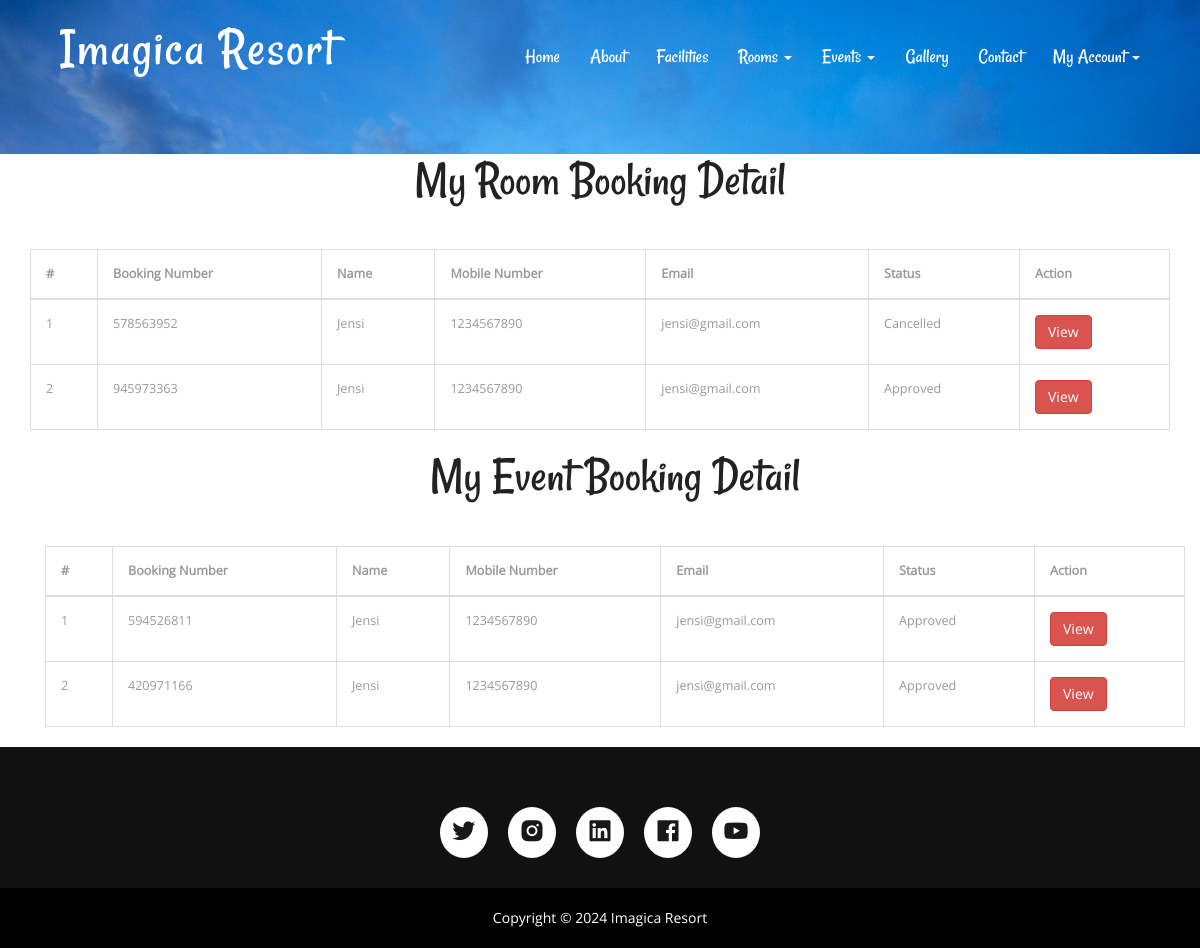
Screenshot of /my-booking.php (signed in) with the database file from the repository.
### tables this page shows
CREATE TABLE `tblbooking` (
  `ID` int(10) NOT NULL,
  `RoomId` int(5) DEFAULT NULL,
  `BookingNumber` varchar(120) DEFAULT NULL,
  `UserID` int(5) NOT NULL,
  `IDType` varchar(120) DEFAULT NULL,
  `Gender` varchar(50) DEFAULT NULL,
  `Address` mediumtext DEFAULT NULL,
  `CheckinDate` varchar(200) DEFAULT NULL,
  `CheckoutDate` varchar(200) DEFAULT NULL,
  `BookingDate` timestamp NULL DEFAULT current_timestamp(),
  `Remark` varchar(50) DEFAULT NULL,
  `Status` varchar(50) DEFAULT NULL,
  `UpdationDate` timestamp NULL DEFAULT NULL ON UPDATE current_timestamp(),
  `payment` varchar(20) DEFAULT NULL COMMENT 'unpaid/paid '
);

CREATE TABLE `tbluser` (
  `ID` int(10) NOT NULL,
  `FullName` varchar(200) DEFAULT NULL,
  `MobileNumber` bigint(10) DEFAULT NULL,
  `Email` varchar(120) DEFAULT NULL,
  `Password` varchar(120) DEFAULT NULL,
  `RegDate` timestamp NULL DEFAULT current_timestamp()
);

CREATE TABLE `tbleventbooking` (
  `ID` int(10) NOT NULL,
  `EventID` int(5) DEFAULT NULL,
  `BookingNumber` varchar(120) DEFAULT NULL,
  `UserId` int(5) NOT NULL,
  `IDType` varchar(120) DEFAULT NULL,
  `Address` mediumtext DEFAULT NULL,
  `CheckinDate` varchar(200) DEFAULT NULL,
  `CheckoutDate` varchar(200) DEFAULT NULL,
  `BookingDate` timestamp NOT NULL DEFAULT current_timestamp() ON UPDATE current_timestamp(),
  `Remark` varchar(50) DEFAULT NULL,
  `Status` varchar(50) DEFAULT NULL,
  `Time` datetime DEFAULT NULL,
  `payment` varchar(20) NOT NULL COMMENT 'unpaid/Paid'
);

### my-booking.php (the view, shortened to what this page needs)
<?php
include('includes/dbconnection.php');
if (strlen($_SESSION['hbmsuid']==0)) {
  header('location:logout.php');
  } else{
?>
<!DOCTYPE HTML>
<html>
<head>
<link href="css/bootstrap.css" rel="stylesheet" type="text/css" media="all">
<link href="css/style.css" rel="stylesheet" type="text/css" media="all" />
</head>
<body>
			<div class="header head-top">
				<div class="container">
	<?php include_once('includes/header.php');?>
		</div>
</div>
	<div class="typography">
			<div class="container">
				<div class="typography-info">
					<h2 class="type">My Room Booking Detail</h2>
				</div>
				<div class="bs-docs-example">
					<table class="table table-bordered">
						<thead>
							<tr>
								<th>#</th>
								<th>Booking Number</th>
								<th>Name</th>
								<th>Mobile Number</th>
								<th>Email</th>
								<th>Status</th>
								<th>Action</th>
							</tr>
						</thead>
						<tbody>
							<?php
                                            $uid= $_SESSION['hbmsuid'];
$sql="SELECT tbluser.*,tblbooking.BookingNumber,tblbooking.Status,tblbooking.ID as bid from tblbooking join tbluser on tblbooking.UserID=tbluser.ID where UserID=:uid";
$query = $dbh -> prepare($sql);
$query-> bindParam(':uid', $uid, PDO::PARAM_STR);
$query->execute();
$results=$query->fetchAll(PDO::FETCH_OBJ);
$cnt=1;
if($query->rowCount() > 0)
{
foreach($results as $row)
{               ?>
							<tr>
								<td><?php echo htmlentities($cnt);?></td>
								<td><?php  echo htmlentities($row->BookingNumber);?></td>
								<td><?php  echo htmlentities($row->FullName);?></td>
								<td><?php  echo htmlentities($row->MobileNumber);?></td>
								<td><?php  echo htmlentities($row->Email);?></td>
								<?php if($row->Status==""){ ?>
                     <td><?php echo "Still Pending"; ?></td>
<?php } else { ?>                  <td><?php  echo htmlentities($row->Status);?>
                  </td>
                  <?php } ?>
							 <td><a href="view-application-detail.php?viewid=<?php echo htmlentities ($row->bid);?>" class="btn btn-danger">View</a>
                                                    </td>
							</tr>
							<?php $cnt=$cnt+1;}} ?>
						</tbody>
					</table>
				</div>
				<div class="container">
				<div class="typography-info">
					<h2 class="type">My Event Booking Detail</h2>
				</div>
				<div class="bs-docs-example">
					<table class="table table-bordered">
						<thead>
							<tr>
								<th>#</th>
								<th>Booking Number</th>
								<th>Name</th>
								<th>Mobile Number</th>
								<th>Email</th>
								<th>Status</th>
								<th>Action</th>
							</tr>
						</thead>
						<tbody>
							<?php
                                            $uid= $_SESSION['hbmsuid'];
$sql="SELECT tbluser.*,tbleventbooking.BookingNumber,tbleventbooking.Status,tbleventbooking.ID as bid from tbleventbooking join tbluser on tbleventbooking.UserID=tbluser.ID where UserID=:uid";
$query = $dbh -> prepare($sql);
$query-> bindParam(':uid', $uid, PDO::PARAM_STR);
$query->execute();
$results=$query->fetchAll(PDO::FETCH_OBJ);
$cnt=1;
if($query->rowCount() > 0)
{
foreach($results as $row)
{               ?>
							<tr>
								<td><?php echo htmlentities($cnt);?></td>
								<td><?php  echo htmlentities($row->BookingNumber);?></td>
								<td><?php  echo htmlentities($row->FullName);?></td>
								<td><?php  echo htmlentities($row->MobileNumber);?></td>
								<td><?php  echo htmlentities($row->Email);?></td>
								<?php if($row->Status==""){ ?>
                     <td><?php echo "Still Pending"; ?></td>
<?php } else { ?>                  <td><?php  echo htmlentities($row->Status);?>
                  </td>
                  <?php } ?>
							 <td><a href="ev_view-application-detail.php?viewid=<?php echo htmlentities ($row->bid);?>" class="btn btn-danger">View</a>
                                                    </td>
							</tr>
							<?php $cnt=$cnt+1;}} ?>
						</tbody>
					</table>
				</div>
</div>
	</div>
			</div>
				<?php include_once('includes/footer.php');?>
</body>
</html><?php }  ?>

### css/style.css (style rules this page uses)
body a { transition:0.5s all; -webkit-transition:0.5s all; -moz-transition:0.5s all; -o-transition:0.5s all; -ms-transition:0.5s all; }
h1,h2,h3,h4,h5,h6 { padding:0 0; margin:0 0; }
body { padding:0 0; margin:0 0; font-family: 'OpenSans-Regular' }
.header { background:url(../images/b1.jpg) no-repeat 0px 0px; background-size:cover; -webkit-background-size: cover; -moz-background-size: cover; -o-background-size: cover; -ms-background-size: cover; min-height:764px; padding-bottom: 4em; }
.head-top { min-height: 115px !important; }
.typography-info { text-align: center; margin-bottom: 3em; }
h2.type { font-size: 3.5em; text-transform: capitalize; font-family: 'Rancho-Regular'; color: #222; }
.typography { padding: 0em 0; }
.table > thead > tr > th, .table > tbody > tr > th, .table > tfoot > tr > th, .table > thead > tr > td, .table > tbody > tr > td, .table > tfoot > tr > td { border-top: none !important; }
.bs-docs-example { color: black; margin: 1em 0; }
.table td, .table>tbody>tr>td, .table>tbody>tr>th, .table>tfoot>tr>td, .table>tfoot>tr>th, .table>thead>tr>td, .table>thead>tr>th { padding: 15px!important; }
.table > thead > tr > th, .table > tbody > tr > th, .table > tfoot > tr > th, .table > thead > tr > td, .table > tbody > tr > td, .table > tfoot > tr > td { font-size: 0.9em; color: #999; border-top: none !important; }
@media (max-width:1440px) { .header { min-height: 679px; } }
@media (max-width:1366px) { .header { min-height: 652px; } }
@media (max-width:1280px) { .header { min-height: 602px; } }

### rows the page displays
tblbooking: BookingNumber "578563952", UserID.FullName "Jensi", UserID.MobileNumber "1234567890", UserID.Email "jensi@gmail.com", Status "Cancelled"
tblbooking: BookingNumber "945973363", UserID.FullName "Jensi", UserID.MobileNumber "1234567890", UserID.Email "jensi@gmail.com", Status "Approved"
tbleventbooking: BookingNumber "594526811", UserId.FullName "Jensi", UserId.MobileNumber "1234567890", UserId.Email "jensi@gmail.com", Status "Approved"
tbleventbooking: BookingNumber "420971166", UserId.FullName "Jensi", UserId.MobileNumber "1234567890", UserId.Email "jensi@gmail.com", Status "Approved"
